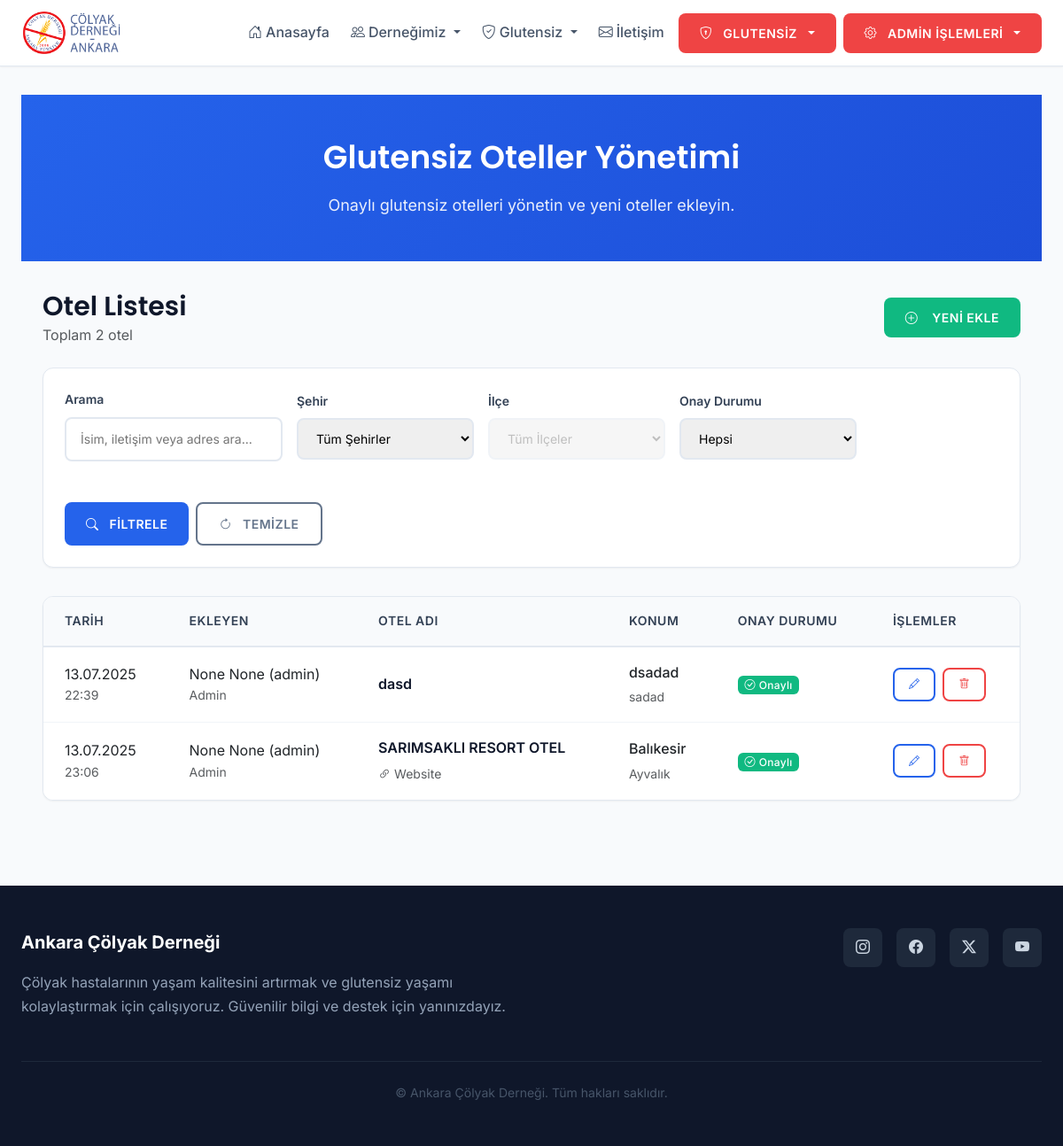
The app's page /users/admin/hotels/ (signed in), older data.
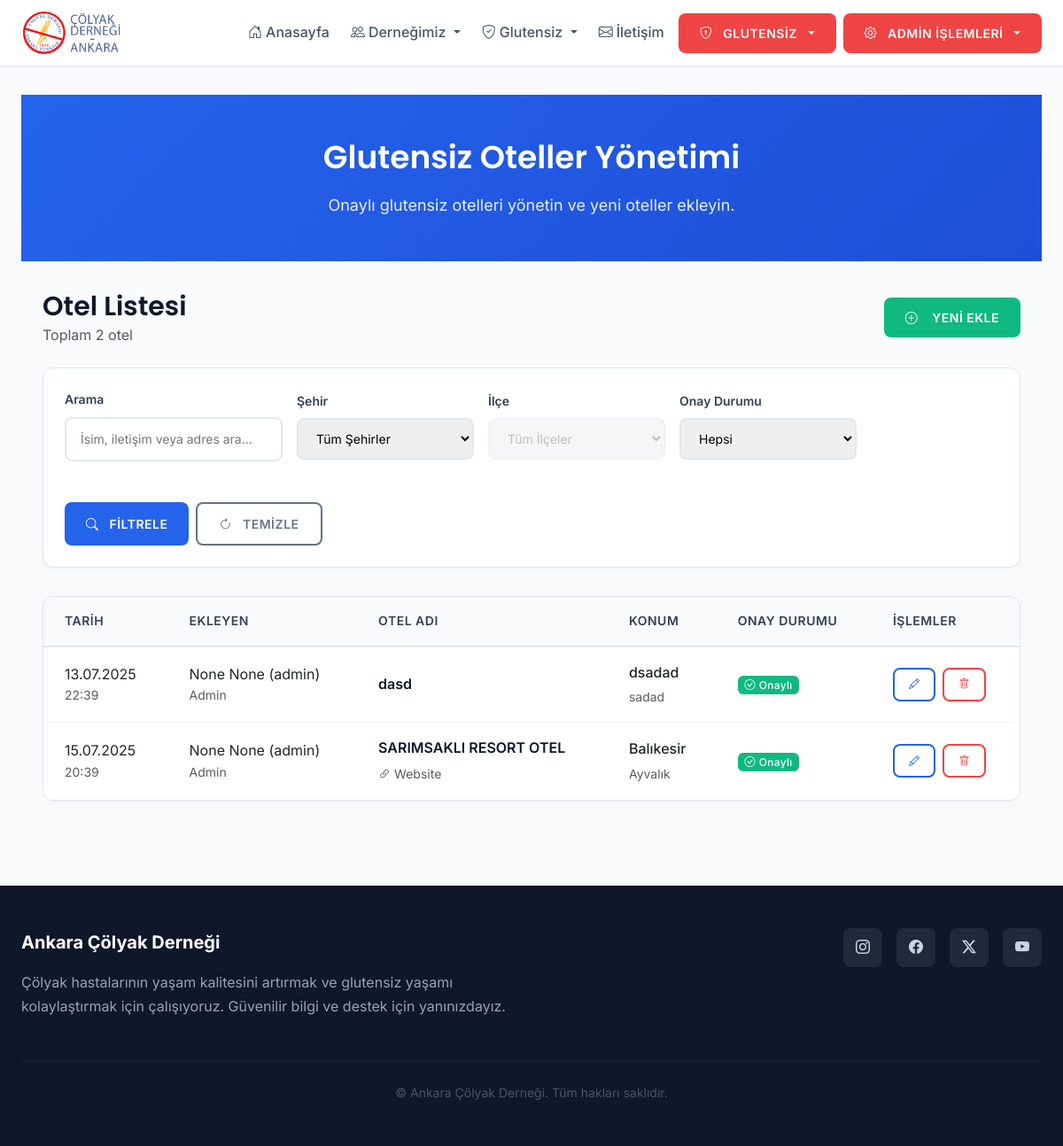
The same page, newer data.
### users/models.py (models this page shows, shortened)
class GlutenFreeHotel(models.Model):
    name = models.CharField(max_length=100, verbose_name="Otel Adı")
    city = models.CharField(max_length=30, choices=TURKISH_CITIES, default='Ankara', verbose_name="Şehir")
    district = models.CharField(max_length=50, blank=True, null=True, verbose_name="İlçe")
    is_approved = models.BooleanField(default=False, verbose_name="Onaylı mı?")
    approved_at = models.DateTimeField(auto_now=True, verbose_name="Onay Tarihi")
    description = models.TextField(blank=True, null=True, verbose_name="Açıklama")
    contact = models.CharField(max_length=200, blank=True, null=True, verbose_name="İletişim")
    address = models.CharField(max_length=300, blank=True, null=True, verbose_name="Adres")
    website = models.URLField(blank=True, null=True, verbose_name="Web Sitesi")
    added_by = models.ForeignKey('User', null=True, blank=True, on_delete=models.SET_NULL, related_name='added_%(class)s_items', verbose_name='Ekleyen')
    class Meta:
        verbose_name = "Glutensiz Otel"
        verbose_name_plural = "Glutensiz Oteller"

class User(AbstractBaseUser, PermissionsMixin):
    class Role(models.TextChoices):
        EDITOR = 'editor', 'Editör'
        ADMIN = 'admin', 'Yönetici'
    username = models.CharField(max_length=150, unique=True)
    first_name = models.CharField(max_length=30, blank=True, null=True)
    last_name = models.CharField(max_length=30, blank=True, null=True)
    role = models.CharField(max_length=10, choices=Role.choices, default=Role.EDITOR)
    date_joined = models.DateTimeField(default=timezone.now)
    last_login = models.DateTimeField(blank=True, null=True)
    is_active = models.BooleanField(default=True)
    is_staff = models.BooleanField(default=False)
    can_edit_foods = models.BooleanField(default=False, verbose_name='Glutensiz Gıda Yetki')
    can_edit_venues = models.BooleanField(default=False, verbose_name='Glutensiz Mekan Yetki')
    can_edit_hotels = models.BooleanField(default=False, verbose_name='Glutensiz Otel Yetki')
    can_edit_medicines = models.BooleanField(default=False, verbose_name='Glutensiz İlaç Yetki')
    can_edit_recipes = models.BooleanField(default=False, verbose_name='Glutensiz Tarif Yetki')
    USERNAME_FIELD = 'username'
    REQUIRED_FIELDS = []
    objects = UserManager()
    def __str__(self):
        return f"{self.first_name} {self.last_name} ({self.username})"

### users/views.py (the view)
        def wrapper(request, *args, **kwargs):
            if not request.user.is_authenticated:
                return redirect('login')
            if request.user.is_superuser:
                return view_func(request, *args, **kwargs)
            if request.user.role == 'editor' and getattr(request.user, permission_field, False):
                return view_func(request, *args, **kwargs)
            messages.error(request, 'Bu sayfaya erişim yetkiniz bulunmamaktadır.')
            return redirect('home')

### users/views.py (called while the page is built)
def editor_permission_required(permission_field):
    def decorator(view_func):
        def wrapper(request, *args, **kwargs):
            if not request.user.is_authenticated:
                return redirect('login')
            if request.user.is_superuser:
                return view_func(request, *args, **kwargs)
            if request.user.role == 'editor' and getattr(request.user, permission_field, False):
                return view_func(request, *args, **kwargs)
            messages.error(request, 'Bu sayfaya erişim yetkiniz bulunmamaktadır.')
            return redirect('home')
        return wrapper
    return decorator

### templates/users/admin_hotel_list.html (shortened to what the changed rows need)
{% extends 'base.html' %}
{% load static %}
{% block content %}
<div class="page-header">
  <div class="container">
    <h1>Glutensiz Oteller Yönetimi</h1>
  </div>
</div>
<div class="container">
  <div class="d-flex justify-content-between align-items-center mb-4 flex-wrap gap-3">
    <div>
      <h2 class="mb-0">Otel Listesi</h2>
    </div>
  </div>
  {% if hotels %}
    <div class="table-container">
      <table class="table">
        <thead>
          <tr>
            <th>Tarih</th>
            <th>Ekleyen</th>
            <th>Otel Adı</th>
            <th>Konum</th>
            <th>Onay Durumu</th>
            <th>İşlemler</th>
          </tr>
        </thead>
        <tbody>
          {% for hotel in hotels %}
          <tr>
            <td>
              <div class="date-info">
                <div class="date-value">{{ hotel.approved_at|date:"d.m.Y" }}</div>
                <div class="time-value text-muted small">{{ hotel.approved_at|date:"H:i" }}</div>
              </div>
            </td>
            <td>
              <div class="user-info">
                {% if hotel.added_by %}
                  <div class="user-name">{{ hotel.added_by }}</div>
                  <div class="user-role text-muted small">Admin</div>
                {% else %}
                  <span class="text-muted">—</span>
                {% endif %}
              </div>
            </td>
            <td>
              <div class="hotel-info">
                <div class="hotel-name">{{ hotel.name }}</div>
                {% if hotel.website %}
                  <div class="hotel-website">
                    <a href="{{ hotel.website }}" target="_blank" class="text-muted small">
                      <i class="bi bi-link-45deg me-1"></i>Website
                    </a>
                  </div>
                {% endif %}
              </div>
            </td>
            <td>
              <div class="location-info">
                <div class="location-city">{{ hotel.city }}</div>
                {% if hotel.district %}
                  <div class="location-district text-muted small">{{ hotel.district }}</div>
                {% endif %}
              </div>
            </td>
            <td>
              {% if hotel.is_approved %}
                <span class="badge bg-success">
                  <i class="bi bi-check-circle me-1"></i>Onaylı
                </span>
              {% else %}
                <span class="badge bg-warning">
                  <i class="bi bi-clock me-1"></i>Beklemede
                </span>
              {% endif %}
            </td>
            <td>
              <div class="action-buttons">
                <a href="{% url 'admin_hotel_update' hotel.pk %}" class="btn btn-sm btn-outline-primary" title="Düzenle">
                  <i class="bi bi-pencil"></i>
                </a>
                <a href="{% url 'admin_hotel_delete' hotel.pk %}" class="btn btn-sm btn-outline-danger" title="Sil">
                  <i class="bi bi-trash"></i>
                </a>
              </div>
            </td>
          </tr>
          {% endfor %}
        </tbody>
      </table>
    </div>
  {% endif %}
</div>
{% endblock %}

Row changes from the older to the newer data that the page shows:
changed GlutenFreeHotel "SARIMSAKLI RESORT OTEL": approved_at "13.07.2025" → "15.07.2025"; approved_at "23:06" → "20:39"
